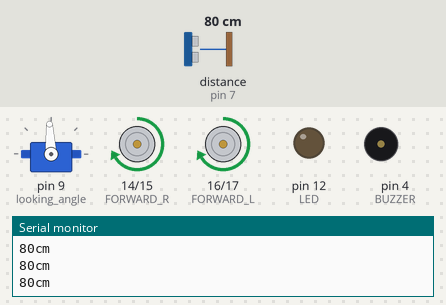
Recording of a sketch running on a simulated Arduino Uno, built with avr-gcc and run on an emulated ATmega328P. Parts: servo, motor-driver pin pairs drawn as motors (green arrow = first pin HIGH = forward, orange = second pin HIGH = backward, longer = more drive, scaled by the enable pin), output pins drawn as LEDs (lit = HIGH), buzzer (waves = sounding, pin HIGH), the last lines printed to the serial monitor. Inputs (shaded band) come from the test bench; at power-on: distance to the obstacle (sensor on pin 7) 80 cm. The echo pulse lasts 58.3 µs per cm.

Above: at 4.2 s.
4.3 s: distance to the obstacle (sensor on pin 7) set to 70 cm
At 4.79 s:
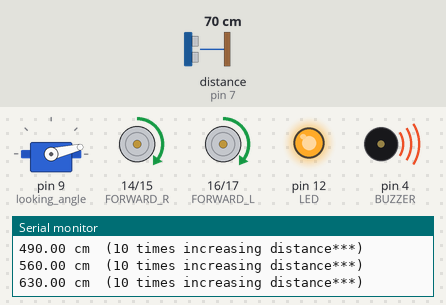
At 5.37 s:
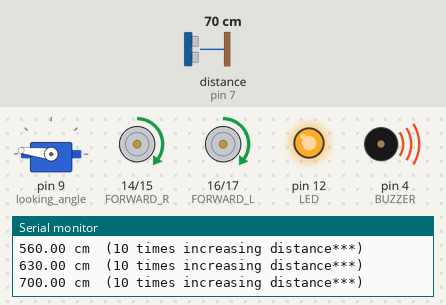
7.3 s: distance to the obstacle (sensor on pin 7) set to 250 cm
At 8.1 s:
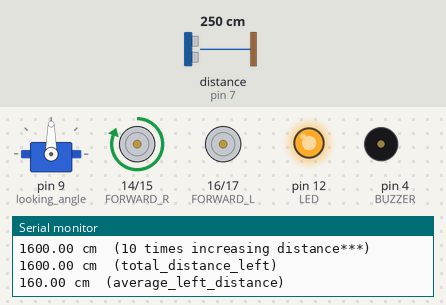
Timing chart, 0 to 10.3 s (numbered marks = the images above; inputs shaded):
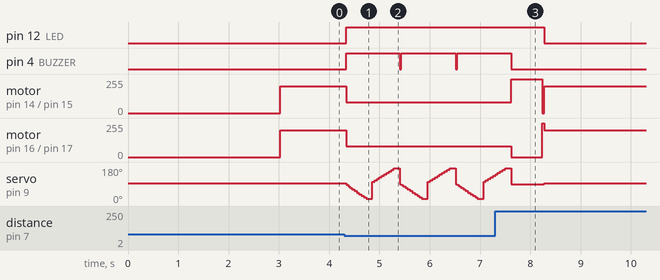

The sketch:

OAA_Edition1.ino
```cpp
//Obstacle Avoidance Algorithm using distance from an Ultrasonic sensor

#include "SR04.h"
#include <Servo.h>


#define FORWARD_R 14
#define FORWARD_L 16
//------------------------
#define REVERSE_R 15
#define REVERSE_L 17
//------------------------
#define SPEED_R 6
#define SPEED_L 5

//------------------------
#define TRIG_PIN 7
#define ECHO_PIN 8

  SR04 sr04 = SR04 (ECHO_PIN, TRIG_PIN);
  long distance;
  bool runProgram = true;

  float average_right_distance,
        average_left_distance;
//------------------------

  Servo looking_angle;
  int angle;

//------------------------
#define BUZZER 4
#define LED 12

// moveForward (distance you want the car to move in cm)
// moveReverse (distance you want the car to move in cm)
// turnRight (angle in degrees, calibration in degrees)
// turnLeft (angle in degrees, calibration in degrees)

void moveForward(void);
void moveReverse(void);
void turnRight (float angle, float calibration);
void turnLeft (float angle, float calibration);
void halt (void);
float look_right (int data_points);
float look_left (int data_points);

 float velocity,
       start_distance = 0,
       last_distance = 0,
       calculation_interval = 2;

 unsigned long time_trigger,
               last_time = 0,
               start_time;


void setup() {
  // put your setup code here, to run once:

   pinMode(FORWARD_R, OUTPUT);
   pinMode(FORWARD_L, OUTPUT);
   pinMode(REVERSE_R, OUTPUT);
   pinMode(REVERSE_L, OUTPUT);
   pinMode(SPEED_R, OUTPUT);
   pinMode(SPEED_L, OUTPUT);

   pinMode(LED, OUTPUT);
   pinMode(BUZZER, OUTPUT);

   angle = 93;
   looking_angle.attach(9);
   looking_angle.write(angle);

   Serial.begin(9600);//display distance in port 9600 on the Serial Monitor.

   delay(3000);
}

void loop() {
  // put your main code here, to run repeatedly:

  time_trigger = millis()/ 1000.0;
  int activator = 0;

  distance = sr04.Distance();
  Serial.print(distance);
  Serial.println("cm");

  angle = 93;
  looking_angle.write(angle);
  digitalWrite(LED, LOW);
  moveForward(200);

//Put a delay here if you want to analyze data from the Ultasonic sensor
  if (distance >= 2000)
  {
    while((distance >= 2170 and distance <= 2181) and (distance >= 2140 and distance <= 2141))
    {
      turnRight(5, 0);
      distance = sr04.Distance();
        Serial.print(distance);
        Serial.println("cm");
    }
  }
  if (distance <= 75)
  {
    moveForward(80);
    digitalWrite(BUZZER, HIGH);
    digitalWrite(LED, HIGH);

    average_right_distance = look_right(10);
    average_left_distance = look_left(10);

    start_distance = 0;
    activator = 0;

    digitalWrite(BUZZER,LOW);

    if (average_right_distance > average_left_distance)
    {
      turnRight(90, 40);
    }

    if (average_left_distance > average_right_distance)
    {
      turnLeft(90, 40);
    }

  }

  if (start_distance == 0 and distance < 2000)
  {
    start_distance = distance;
  }

//  if ((time_trigger + (- calculation_interval - last_time)) >= 0 and start_distance > 0)
//  {
//    Serial.print(last_time);
//    Serial.println("THIS IS LAST TIME");
//
//    last_distance = distance;
//    velocity = (last_distance - start_distance) / calculation_interval; // calculating velocity
//    activator = 1;
//
//    Serial.print(velocity);
//    Serial.println("cm per second");
//
//    last_time = millis()/ 1000.0;
//    start_distance = 0;
//
//    Serial.print(last_time);
//    Serial.println("THIS IS LAST TIME");
//
//        if ((velocity >= - 10 and velocity <= 10) and
//           (activator == 1))
//        {
//          activator = 0;
//
//          halt();
//
//          Serial.println("***MOVING REVERSE!***");//take out for performance
//          digitalWrite(LED, HIGH);
//          moveReverse();
//          halt();

//          average_right_distance = look_right(10);
//          average_left_distance = look_left(10);
//
//          if (average_right_distance > average_left_distance)
//          {
//            turnRight(90, 6.5);
//          }
//
//          else if (average_left_distance > average_right_distance)
//          {
//            turnLeft(90, 12);
//          }
//        }
//  }

}

//-----------------------------Function Library-----------------------------

 void moveForward(int spe_ed)
  {
    analogWrite(SPEED_R, spe_ed);
    analogWrite(SPEED_L, spe_ed);

    digitalWrite(FORWARD_R, HIGH);
    digitalWrite(FORWARD_L, HIGH);

    //delay(13.88 * distance);delay for mc/ cm from car's speed
  }


 void moveReverse(void)
  {
    analogWrite(SPEED_R, 252);
    analogWrite(SPEED_L, 255);

    digitalWrite(REVERSE_R, HIGH);
    digitalWrite(REVERSE_L, HIGH);

    //delay(13.88 * distance);delay for mc/ cm from car's speed
  }


 void turnRight (float angle, float calibration)
  {
    analogWrite(SPEED_R, 255);
    analogWrite(SPEED_L, 255);

    digitalWrite(FORWARD_L, HIGH);
    digitalWrite(REVERSE_R, HIGH);

    delay(4.6535 * (angle + calibration) + 6.6495); //formula for time (mc) per given angle.

    digitalWrite(FORWARD_L, LOW);
    digitalWrite(REVERSE_R, LOW);

  }


 void turnLeft (float angle, float calibration)
  {
    analogWrite(SPEED_R, 255);
    analogWrite(SPEED_L, 255);

    digitalWrite(FORWARD_R, HIGH);
    digitalWrite(REVERSE_L, HIGH);

    delay(4.6535 * (angle + calibration) + 6.6495); //formula for time (mc) per given angle.

    digitalWrite(FORWARD_R, LOW);
    digitalWrite(REVERSE_L, LOW);

  }


  void halt (void)
  {
    analogWrite(SPEED_R, 0);
    analogWrite(SPEED_L, 0);
    digitalWrite(FORWARD_R, LOW);
    digitalWrite(REVERSE_L, LOW);
    digitalWrite(FORWARD_L, LOW);
    digitalWrite(REVERSE_R, LOW);
  }


 float look_right (int data_points)
 {
    int i;
    float average_right_distance = 0,
          total_distance = 0;

    for (i = 0; i < data_points; i++)
    {
       angle -= (80 / data_points);
       looking_angle.write(angle);
       total_distance += sr04.Distance();

       Serial.print(total_distance);
       Serial.println(" cm  (10 times increasing distance***)");

    }

    Serial.print(total_distance);
    Serial.println(" cm  (total_distance_right)");

    average_right_distance = total_distance / (float) data_points;

    Serial.print(average_right_distance);
    Serial.println(" cm  (average_right_distance)");

    angle = 93;
    looking_angle.write(angle);

    return average_right_distance;
 }


 float look_left (int data_points)
 {
    int i;
    float average_left_distance = 0,
          total_distance = 0;

    for (i = 0; i < data_points; i++)
    {
       angle += (80 / data_points);
       looking_angle.write(angle);
       total_distance += sr04.Distance();

       Serial.print(total_distance);
       Serial.println(" cm  (10 times increasing distance***)");

    }

    Serial.print(total_distance);
    Serial.println(" cm  (total_distance_left)");

    average_left_distance = total_distance / (float) data_points;

    Serial.print(average_left_distance);
    Serial.println(" cm  (average_left_distance)");

    angle = 90;
    looking_angle.write(angle);

    return average_left_distance;
 }
```

Measured:
- the behaviour switches between 76 and 75 cm on distance to the obstacle (sensor on pin 7) (found by bisection; images 0 and 1)
- after the input at 4.3 s, pin 12 (LED): LOW → HIGH at once; pin 4 (BUZZER): alternates HIGH for 1.1 s and LOW for 0.03 s, starting at once
- after the input at 7.3 s, pin 12 (LED): HIGH → LOW after 0.98 s; pin 4 (BUZZER): goes on until 7.6 s, then stays LOW
